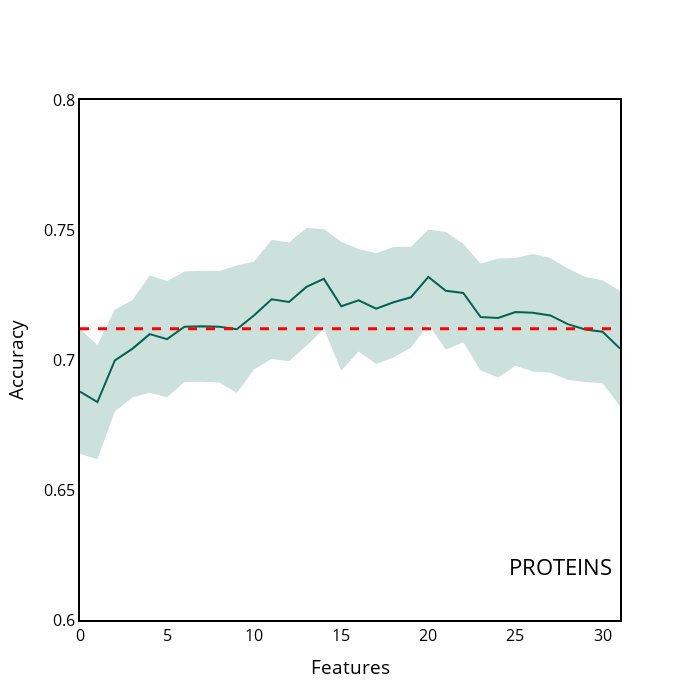

Notebook cell for this chart:
### Code cell
PROTEINS["y_upper"] = PROTEINS["accuracy_contribution"] + PROTEINS["accuracy_contribution_std"]
PROTEINS["y_lower"] = PROTEINS["accuracy_contribution"] - PROTEINS["accuracy_contribution_std"]

x = PROTEINS.index.tolist()
y = PROTEINS["accuracy_contribution"].tolist()

y_upper = PROTEINS["y_upper"].tolist()
y_lower = PROTEINS["y_lower"].tolist()


fig = go.Figure([
    go.Scatter(
        x=x,
        y=y,
        line=dict(color='rgb(0,100,80)'),
        mode='lines'
    ),
    go.Scatter(
        x=x+x[::-1], # x, then x reversed
        y=y_upper+y_lower[::-1], # upper, then lower reversed
        fill='toself',
        fillcolor='rgba(0,100,80,0.2)',
        line=dict(color='rgba(255,255,255,0)'),
        hoverinfo="skip",
        showlegend=False
    )
])



# Update figure layout
fig.update_layout(title={'text':'PROTEINS', 'y':0.2, 'x':0.8,'xanchor': 'center','yanchor': 'top'})
fig.update_layout(paper_bgcolor='white')
fig.update_layout(plot_bgcolor='white')
fig.update_yaxes(color='black')
fig.update_layout(
    yaxis = dict(
        title = "Accuracy",
        zeroline=True,
        showline = True,
        linecolor = 'black',
        mirror=True,
        linewidth = 2
    ),
    xaxis = dict(
        title = "Features",
        mirror=True,
        zeroline=True,
        showline = True,
        linecolor = 'black',
        linewidth = 2,
    ),
    width=700,
    height=700,
    font=dict(
    size=16,
    color="black")  
)
fig.update_layout(showlegend=False)
fig.update_layout(yaxis_range=[0.6,0.8])
fig.update_xaxes(showgrid=False, gridwidth=0.5, gridcolor='#e3e1e1')
fig.update_yaxes(showgrid=False, gridwidth=0.5, gridcolor='grey')
fig.update_traces(marker_line_color='black', marker_line_width=1.0, opacity=1.0)

fig.add_hline(y=0.712, line_width=3, line_dash="dash", line_color="red")


fig.show()

### Figure 1 — Plotly figure (JSON) as saved in the notebook; plotly's stock layout.template omitted (floating-point values rounded to 4 significant figures)
{"data": [{"line": {"color": "rgb(0,100,80)"}, "marker": {"line": {"color": "black", "width": 1}}, "mode": "lines", "opacity": 1, "type": "scatter", "x": [0, 1, 2, 3, 4, 5, 6, 7, 8, 9, 10, 11, 12, 13, 14, 15, 16, 17, 18, 19, 20, 21, 22, 23, 24, 25, 26, 27, 28, 29, 30, 31], "y": [0.6878, 0.6838, 0.6998, 0.7043, 0.7099, 0.708, 0.7128, 0.713, 0.7128, 0.7118, 0.7172, 0.7234, 0.7223, 0.7281, 0.7312, 0.7207, 0.723, 0.7197, 0.7222, 0.7241, 0.7319, 0.7266, 0.7258, 0.7165, 0.7162, 0.7185, 0.7182, 0.7172, 0.7138, 0.7118, 0.7108, 0.7044]}, {"fill": "toself", "fillcolor": "rgba(0,100,80,0.2)", "hoverinfo": "skip", "line": {"color": "rgba(255,255,255,0)"}, "marker": {"line": {"color": "black", "width": 1}}, "opacity": 1, "showlegend": false, "type": "scatter", "x": [0, 1, 2, 3, 4, 5, 6, 7, 8, 9, 10, 11, 12, 13, 14, 15, 16, 17, 18, 19, 20, 21, 22, 23, 24, 25, 26, 27, 28, 29, 30, 31, 31, 30, 29, 28, 27, 26, 25, 24, 23, 22, 21, 20, 19, 18, 17, 16, 15, 14, 13, 12, 11, 10, 9, 8, 7, 6, 5, 4, 3, 2, 1, 0], "y": [0.7119, 0.7058, 0.7194, 0.7229, 0.7325, 0.7304, 0.734, 0.7344, 0.7342, 0.7364, 0.7379, 0.7463, 0.7452, 0.7507, 0.7504, 0.7455, 0.7427, 0.741, 0.7434, 0.7435, 0.7502, 0.7492, 0.7447, 0.737, 0.7391, 0.7392, 0.7407, 0.7392, 0.7352, 0.732, 0.7306, 0.7266, 0.6822, 0.691, 0.6915, 0.6924, 0.6951, 0.6956, 0.6978, 0.6933, 0.6959, 0.7069, 0.7041, 0.7137, 0.7047, 0.701, 0.6985, 0.7033, 0.6959, 0.712, 0.7055, 0.6995, 0.7004, 0.6965, 0.6873, 0.6914, 0.6916, 0.6916, 0.6857, 0.6874, 0.6856, 0.6802, 0.6618, 0.6638]}], "layout": {"font": {"color": "black", "size": 16}, "height": 700, "paper_bgcolor": "white", "plot_bgcolor": "white", "shapes": [{"line": {"color": "red", "dash": "dash", "width": 3}, "type": "line", "x0": 0, "x1": 1, "xref": "x domain", "y0": 0.712, "y1": 0.712, "yref": "y"}], "showlegend": false, "title": {"text": "PROTEINS", "x": 0.8, "xanchor": "center", "y": 0.2, "yanchor": "top"}, "width": 700, "xaxis": {"autorange": true, "gridcolor": "#e3e1e1", "gridwidth": 0.5, "linecolor": "black", "linewidth": 2, "mirror": true, "range": [0, 31], "showgrid": false, "showline": true, "title": {"text": "Features"}, "type": "linear", "zeroline": true}, "yaxis": {"color": "black", "gridcolor": "grey", "gridwidth": 0.5, "linecolor": "black", "linewidth": 2, "mirror": true, "range": [0.6, 0.8], "showgrid": false, "showline": true, "title": {"text": "Accuracy"}, "type": "linear", "zeroline": true}}}
